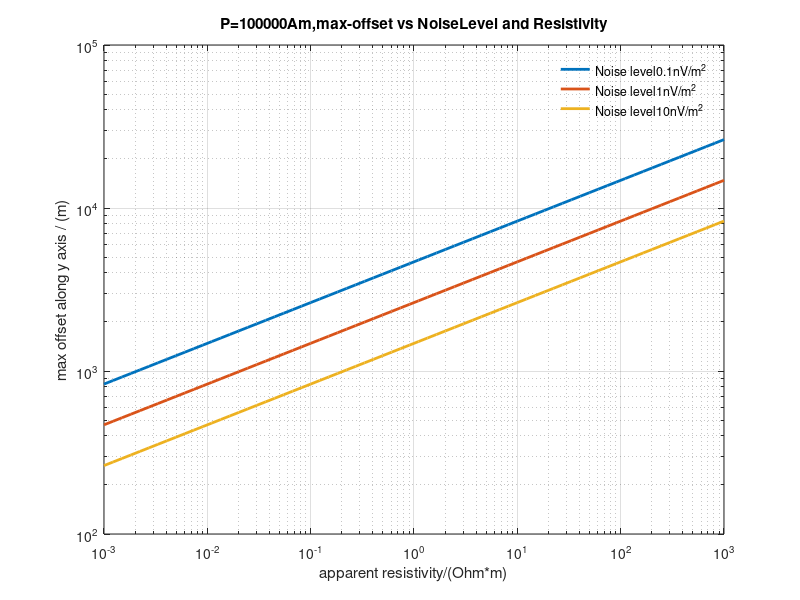

This chart was generated by the following MATLAB code:
%% compute the survey area 
%  along the y-line (0,y,0) to get the max offset
%  far field early time the Hz and Uz formula
%% clear screen and all parameters
clc;close all;clear all;
%% define the parameters
L = 2500;
I = 40;
rho_1 = logspace(-3,3,70);
sigma_1 = 1./rho_1;
sigma_v = [0.1 1 10 ].*1e-9;
%% Formula
% $$ H^{E}_{Z}{(t)} = \frac{3tIdl } {2\pi{r^4} }{\rho_1}sin(\phi)$$ 
%%
% $$ U^{E}_{Z}{(t)} = \frac{3Idl } {2\pi{r^4} }{\rho_1}sin(\phi)$$
%%
% $$ r = (\frac{3\rho_1{Idl} }{2\pi{\sigma_v} })^{\frac{1}{4}}$$   
%%
max_r = (3.*I.*L./(2.*pi.*(sigma_1'*sigma_v)) ).^(1/4);
%% Display the survey area
figure;
loglog(rho_1,max_r,'linewidth' ,2);
grid on;
title(['P=' num2str(I*L) 'Am,max-offset vs NoiseLevel and Resistivity']);
legend(['Noise level' num2str(sigma_v(1)*1e9) 'nV/m^2'],['Noise level' num2str(sigma_v(2)*1e9) 'nV/m^2'],...
    ['Noise level' num2str(sigma_v(3)*1e9) 'nV/m^2']);
legend boxoff;
xlabel('apparent resistivity/(Ohm*m)');
ylabel('max offset along y axis / (m)');






